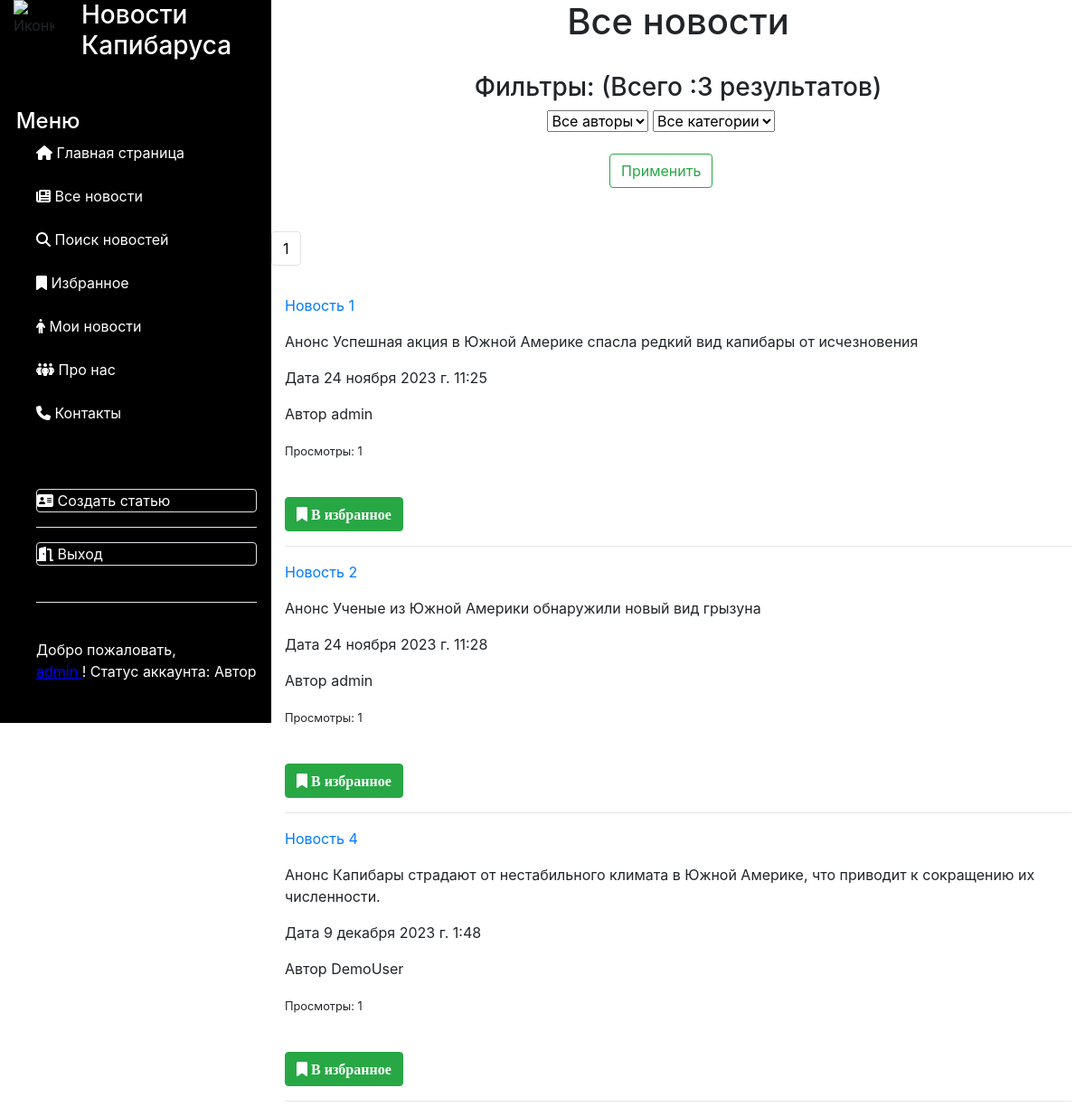
The app's page /users/myfavorits (signed in) with its own data.
### news/models.py (models this page shows, shortened)
class Article(models.Model):
    categories = (('E', 'Economics'),
                  ('S', 'Science'),
                  ('IT', 'IT'))
    author = models.ForeignKey(User, on_delete=models.SET_NULL, null=True)
    title = models.CharField('Название', max_length=50, default='')
    anouncement = models.TextField('Аннотация', max_length=250)
    text = models.TextField('Текст новости', validators=[MinLengthValidator(120)])
    date = models.DateTimeField('Дата публикации', auto_created=True, default=datetime.datetime.now())
    category = models.CharField(choices=categories, max_length=20, verbose_name='Категории')
    tags = models.ManyToManyField(to=Tag, blank=True)
    def get_absolute_url(self):
        return f'/news/{self.id}'
    def get_views(self):
        return self.views.count()
    class Meta:
        ordering = ['title', 'date']
        verbose_name = 'Новость'
        verbose_name_plural = 'Новости'

### users/views.py (the view)
# urls.py: path('myfavorits', views.my_favorits, name='my_favorits'),
@login_required
def my_favorits(request):
    categories = Article.categories  # создали перечень категорий
    author_list = User.objects.all()
    bookmarks_news = FavoriteArticle.objects.filter(user=request.user.id).values('article_id')
    news = Article.objects.filter(id__in=bookmarks_news)
    if request.method == "POST":
        selected_author = int(request.POST.get('author_filter'))
        selected_category = int(request.POST.get('category_filter'))
        request.session['selected_author'] = selected_author
        request.session['selected_category'] = selected_category
        if selected_author == 0:  # выбраны все авторы
            news = news.all().order_by('-date')
        else:
            news = news.filter(author=selected_author)
        if selected_category != 0:  # фильтруем найденные по авторам результаты по категориям
            news = news.filter(category__icontains=categories[selected_category - 1][0])
    else:  # если страница открывется
        selected_author = request.session.get('selected_author')
        print(selected_author)
        if selected_author != None and selected_author != 0:  # если не пустое - находим нужные новости
            news = news.filter(author=selected_author)
        selected_category = request.session.get('selected_category')
        print(selected_category)
        if selected_category != None and selected_category != 0:  # если не пустое - находим нужные ноновсти
            news = news.filter(category__icontains=categories[selected_category - 1][0])
    total = len(news)
    p = Paginator(news, 5)
    page_number = request.GET.get('page')
    page_obj = p.get_page(page_number)
    context = {'news': page_obj, 'total': total, 'selected_author': selected_author,
               'categories': categories, 'selected_category': selected_category, 'author_list': author_list}
    return render(request, 'users/my_favorits.html', context)

### users/templatetags/users_extras.py (called while the page is built)
@register.filter(name="has_group")
def has_group(user, group_name):
    return user.groups.filter(name=group_name).exists()

### users/templates/users/my_favorits.html (shortened to what this page needs)
{% extends 'main/SideBar.html' %}
{% load static %}
{% block content %}
<h1 class="text-center">Все новости</h1>
<br>
<div class="text-center">
    <label><h3> Фильтры: (Всего :{{ news|length }} результатов) </h3>
        <form method="post">
            <div class="form-group col-11">
                <select class="form-select" name="author_filter">
                    <option value="0">Все авторы</option>
                </select>
                <select class="form-select" name="category_filter">
                    <option value="0">Все категории</option>
                </select>
                <br>
                <br>
                <input type="submit" class="btn btn-outline-success" value="Применить">
            </div>
        </form>
    </label>
</div>
<br>
{% if total > 1 %}
<div class="row">
    <nav aria-label="Page navigation example">
        <ul class="pagination">
            {% for p in news.paginator.page_range %}
            {% if news.number == p %}
            <li class="page-item"><p class="page-link" style="color:black;"> {{ p }}</p></li>
            {% else %}
            <li class="page-item"><a class="page-link" href="?page={{ p }}"> {{ p }}</a></li>
            {% endif %}
            {% endfor %}
        </ul>
    </nav>
</div>
{% endif %}
{% for n in news %}
<div>
    <p><a href="{{n.get_absolute_url}}">{{ n.title }} </a></p>
    <p> Анонс {{ n.anouncement }}</p>
    <p> Дата {{ n.date }}</p>
    <p> Автор {{ n.author.username }}</p>
    <p><small>Просмотры: {{ n.get_views }}</small></p>
    <br>
    <a class="btn btn-success" href="{% url 'favorites' n.pk %}"><i class="fa fa-bookmark"> В избранное</i></a>
    <br>
    <hr>
</div>
{% endfor %}
{% endblock content %}

### main/templates/main/SideBar.html (shortened to what this page needs)
<!DOCTYPE html>
{% load static %}
{% load users_extras %}
<html lang="ru">
<head>
    <link rel="stylesheet" href="https://cdn.jsdelivr.net/npm/bootstrap@4.4.1/dist/css/bootstrap.min.css"
>
    <link rel="stylesheet" href="{% static 'main/css/style.css' %}">
</head>
<body>
<div class="container-fluid">
    <div class="row">
        <div class="col-lg-3 col-md-4 col-sm-4" id="SideBar">
            <div class="row">
                <div class="col-lg-3 col-md-4 col-sm-4">
                    <img class="img-fluid"
                         src="https://www.pinkbus.ru/im/600x600/1868649/0/6808517/Kapibara_v_bandane.jpg" alt="Иконка"
                         style="width:100px;height:auto">
                </div>
                <div class="col-lg-9 col-md-8 col-sm-8">
                    <h3 style="color:white">Новости Капибаруса</h3>
                </div>
                <br>
                <br>
                <br>
                <br>
                <br>
                <div>
                    <h4 class="main_list" style="color:#FFFFFF">Меню</h4>
                </div>
                <br>
            </div>
            <div class="row">
                {% if request.user.is_anonymous %}
                <ul class="main_list">
                    <li style="color:#FFFFFF"><i class="fa-solid fa-house"></i><a
                            href="{% url 'home' %}"
                            style="color:#FFFFFF">
                        Главная страница </a></li>
                    <br>
                    <li style="color:#FFFFFF"><i class="fa-solid fa-newspaper"></i><a
                            href="{% url 'news_list' %}"
                            style="color:#FFFFFF">
                        Все новости </a></li>
                    <br>
                    <li style="color:#FFFFFF"><i class="fa-solid fa-magnifying-glass"></i><a
                            href="{% url 'news_search' %}"
                            style="color:#FFFFFF">
                        Поиск новостей </a></li>
                    <br>
                    <li style="color:#FFFFFF"><i class="fa-solid fa-people-group"></i><a
                            href="{% url 'about' %}"
                            style="color:#FFFFFF">
                        Про нас </a></li>
                    <br>
                    <li style="color:#FFFFFF"><i class="fa-solid fa-phone"></i><a
                            href="{% url 'contacts' %}"
                            style="color:#FFFFFF">
                        Контакты </a></li>
                    <br>
                    <br>
                    <br>
                    <hr style="background-color: white">
                    <li style="color:#FFFFFF" class="rounded border"><i class="fa-solid fa-door-open"></i><a
                            href="{% url 'login' %}"
                            style="color:#FFFFFF"
                    >
                        Войти </a></li>
                    <br>
                    <li style="color:#FFFFFF" class="rounded border"><i class="fa-solid fa-address-card"></i><a
                            href="{% url 'registration' %}"
                            style="color:#FFFFFF"
                    >
                        Регистрация </a></li>
                    <hr style="background-color: white">
                    <br>
                </ul>
                {% elif request.user|has_group:"Authors" %}
                <ul class="main_list">
                    <li style="color:#FFFFFF"><i class="fa-solid fa-house"></i><a
                            href="{% url 'home' %}"
                            style="color:#FFFFFF">
                        Главная страница </a></li>
                    <br>
                    <li style="color:#FFFFFF"><i class="fa-solid fa-newspaper"></i><a
                            href="{% url 'news_list' %}"
                            style="color:#FFFFFF">
                        Все новости </a></li>
                    <br>
                    <li style="color:#FFFFFF"><i class="fa-solid fa-magnifying-glass"></i><a
                            href="{% url 'news_search' %}"
                            style="color:#FFFFFF">
                        Поиск новостей </a></li>
                    <br>
                    <li style="color:#FFFFFF"><i class="fa-solid fa-bookmark"></i><a
                            href="{% url 'my_favorits' %}"
                            style="color:#FFFFFF">
                        Избранное </a></li>
                    <br>
                    <li style="color:#FFFFFF"><i class="fa-solid fa-person"></i><a
                            href="{% url 'my_news_list' %}"
                            style="color:#FFFFFF">
                        Мои новости </a></li>
                    <br>
                    <li style="color:#FFFFFF"><i class="fa-solid fa-people-group"></i><a
                            href="{% url 'about' %}"
                            style="color:#FFFFFF">
                        Про нас </a></li>
                    <br>
                    <li style="color:#FFFFFF"><i class="fa-solid fa-phone"></i><a
                            href="{% url 'contacts' %}"
                            style="color:#FFFFFF">
                        Контакты </a></li>
                    <br>
                    <br>
                    <br>
                    <li style="color:#FFFFFF" class="rounded border"><i class="fa-solid fa-address-card"></i><a
                            href="{% url 'create_article' %}"
                            style="color:#FFFFFF"
                    >
                        Создать статью </a></li>
                    <hr style="background-color: white">
                    <li style="color:#FFFFFF" class="rounded border"><i class="fa-solid fa-door-open"></i><a
                            href="{% url 'logout' %}"
                            style="color:#FFFFFF"
                    >
                        Выход </a></li>
                    <br>
                    <hr style="background-color: white">
                    <br>
                    <li style="color:#FFFFFF">
                        Добро пожаловать,
                        <p><a href="{% url 'profile' %}" class="podcherk">
                            {{ request.user }} </a>! Статус аккаунта: Автор </p>
                    </li>
                </ul>
                {% endif %}
            </div>
        </div>
        <div class="col-lg-9 col-md-8 col-sm-8" id="Content">
            {% block content %}
            {% endblock content %}
        </div>
    </div>
</div>
</body>
</html>

### main/static/main/css/style.css (style rules this page uses)
ul.main_list { list-style-type:none; }
h4.main_list { margin-left: 25%; }
body { height: 100vh; }
#SideBar { height:100vh; background-color: black; display: block; top: 0; bottom: 0; position: sticky; }
.podcherk { color: blue; text-decoration: underline blue; }

### records on screen
Article: title "Новость 1", anouncement "Успешная акция в Южной Америке спасла редкий вид капибары от исчезновения", date "24 ноября 2023 г. 11:25", author.username "admin", get_views "1"
Article: title "Новость 2", anouncement "Ученые из Южной Америки обнаружили новый вид грызуна", date "24 ноября 2023 г. 11:28", author.username "admin", get_views "1"
Article: title "Новость 4", anouncement "Капибары страдают от нестабильного климата в Южной Америке, что приводит к сокращению их численности.", date "9 декабря 2023 г. 1:48", author.username "DemoUser", get_views "1"

### other values on screen
{{ request.user }} "admin"
{{ news|length }} "3"
{{ p }} "1"
